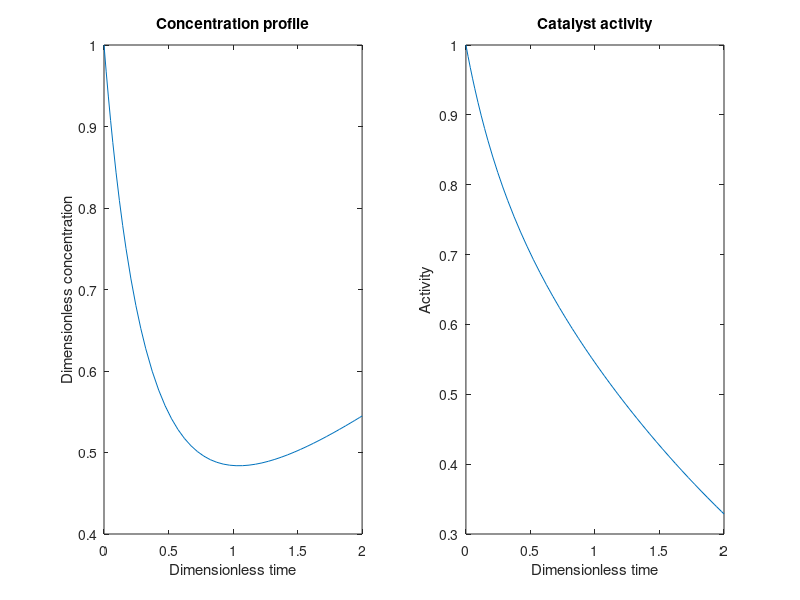

Recreate this plot in MATLAB.
% CSTR.M
% Simple implementation of a transient Continuous Stirred Tank Reactor (CSTR) 
% carrying out a first-order reaction subjected to a first-order 
% catalyst deactivation, that is also dependent on the reactant concentration  

% Author: Luismar Porto
% (c) 2011 UFSC
% -------------------------------------------------------------------------
% The model is based on a molar balance for the key component A:
%
% dpsi/dtau = 1 - (1 + alpha*psi*a;
% 
% and a first order deactivation model
%
% da/dtau = -beta*psi*a;
%
% where:
% psi = dimensionless concentration
% a = catalyst activity
% alpha, beta => dimensionless parameters
%
% Initial conditions: psi = a = 1 for tau = 0

function CSTR           % Main function

clc;                    % Clear command window
clear all;              % Clear variables and functions from memory
close all; 
ic=[1; 1];              % Initial conditions
tspan = [0 2];          % Integration range

% Call the solver (ode45, ode15s, ...)

[t,x] = ode45 (@tank, tspan, ic);  

% Plot
hold on
figure (1)

% Plot concentration profile

subplot (1,2,1)
plot (t, x(:,1))
title ('Concentration profile')
xlabel ('Dimensionless time')
ylabel ('Dimensionless concentration')

% Plot conversion

subplot (1,2,2)
plot (t, x(:,2))
title ('Catalyst activity')
xlabel ('Dimensionless time')
ylabel ('Activity')

function xdot = tank (t, x) 

alpha = 2;
beta = 1;

xdot(1,:) = 1 - (1 + alpha*x(2))*x(1);

xdot(2,:) = -beta*x(2)*x(1);
